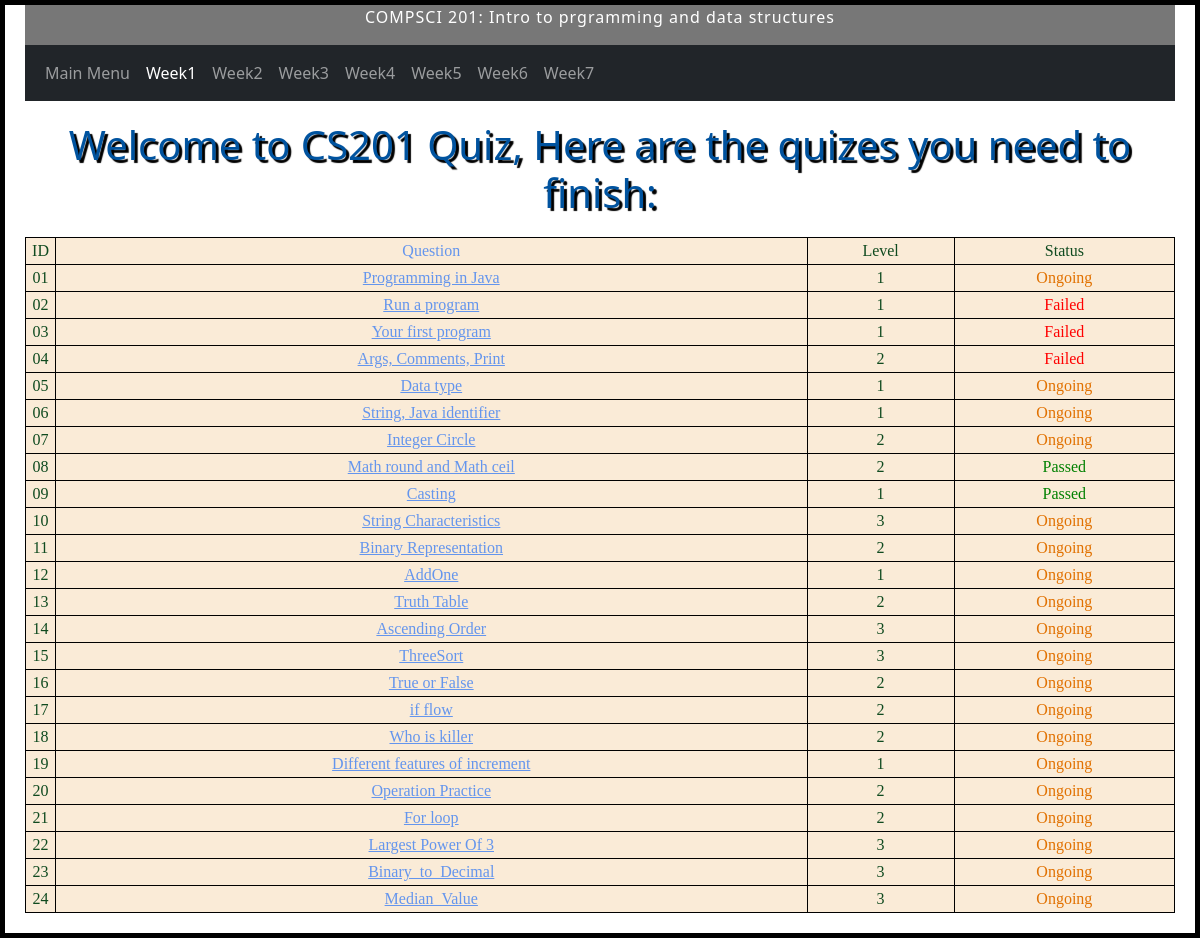
The app's page /content/1/index/week/1 (signed in), older data.
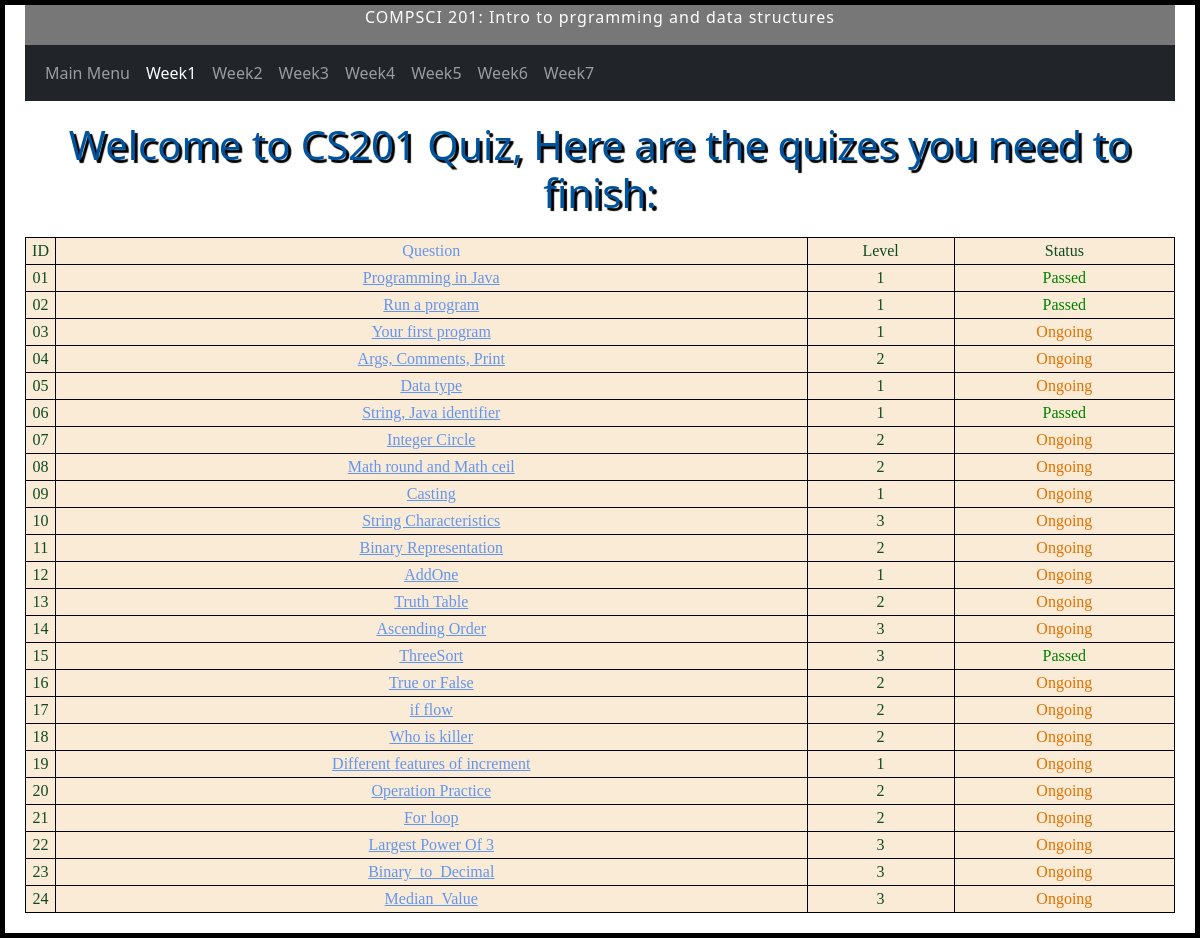
The same page, newer data.
### simple_judge/models.py (models this page shows, shortened)
class Question(models.Model):
    student=models.ForeignKey(Student, on_delete=models.CASCADE)
    question_title=models.CharField(max_length=50)
    question_id=models.IntegerField(default=0)
    ifpassed=models.BooleanField('ifpassed',default=False)
    pub_date=models.DateTimeField('date published', default=datetime.datetime.strptime('2022-7-13 23:59','%Y-%m-%d %H:%M').astimezone(datetime.timezone(datetime.timedelta(hours=8))))
    due_date=models.DateTimeField('date due', default=datetime.datetime.strptime('2022-7-14 23:59','%Y-%m-%d %H:%M').astimezone(datetime.timezone(datetime.timedelta(hours=8))))
    logx=models.TextField()
    submission_times=models.IntegerField(default=5)

class Questiondict(models.Model):
    question_type=models.CharField(max_length=200)
    question_title=models.CharField(max_length=200)
    question_content=models.JSONField('quiz_content')
    question_id=models.IntegerField(default=0)
    question_level=models.IntegerField(default=0)
    question_week=models.IntegerField(default=0)

### quiz/views.py (the view)
# urls.py: path('<int:user_id>/index/week/<int:week>', views.week,name='week'),
def week(request, user_id, week):
    if checkuser(request , user_id) !=True:
       return HttpResponse("You are not allowed to See the Page")
    student=Student.objects.get(student_name=request.user.username)
    context={}
    context['user_id']=user_id
    question_sets=student.question_set.filter(question_id__gte=100*week , question_id__lte=100*(week+1)).order_by('question_id')
    question_dict_sets=[Questiondict.objects.get(question_id=question.question_id) for question in question_sets]
    context['array']=list(zip(question_sets,question_dict_sets))
    context['week']=week
    return render(request, 'quiz/week.html', context)

### quiz/templatetags/my_tags.py (called while the page is built)
@register.filter
def last2(question_id):
    x = str(question_id)
    return x[1:]

### quiz/views.py (called while the page is built)
def checkuser(request,user_id):
    if request.user.username!=Student.objects.get(student_id=user_id).student_name:
        return False
    return True

### quiz/templates/quiz/week.html (shortened to what this page needs)
<!DOCTYPE html>
<html lang="en">
<head>
    {% load static %}
    {% load my_tags %}
    <link rel = "stylesheet" type ="text/css" href = "{% static 'quiz/bootstrap/css/bootstrap.min.css' %}">
    <link rel = "stylesheet" type ="text/css" href = "{% static 'quiz/bootstrap/js/bootstrap.bundle.min.js' %}">
    <link rel = "stylesheet" type ="text/css" href = "{% static 'quiz/style.css' %}">
</head>
<body>
  <div class="topmenu">
    <p>COMPSCI 201: Intro to prgramming and data structures</p>
</div>
    <nav class="navbar navbar-expand navbar-dark bg-dark" aria-label="Second navbar example">
        <div class="container-fluid">
          <div class="collapse navbar-collapse" id="navbarsExample02">
            <ul class="navbar-nav me-auto">
              <li class="nav-item">
                <a class="nav-link"  href="{% url 'quiz:userface' user_id %}">Main Menu</a>
              </li>
              <li class="nav-item">
                {%if week == 1 %}
                <a class="nav-link active" href="{% url 'quiz:week' user_id 1 %}">Week1</a>
                {% else %}
                <a class="nav-link" href="{% url 'quiz:week' user_id 1 %}">Week1</a>
                {% endif %}
              </li>
              <li class="nav-item">
                {%if week == 2 %}
                <a class="nav-link active" href="{% url 'quiz:week' user_id 2 %}">Week2</a>
                {% else %}
                <a class="nav-link " href="{% url 'quiz:week' user_id 2 %}">Week2</a>
                {% endif %}
              </li>
              <li class="nav-item">
                {%if week == 3 %}
                <a class="nav-link active" href="{% url 'quiz:week' user_id 3 %}">Week3</a>
                {% else %}
                <a class="nav-link " href="{% url 'quiz:week' user_id 3 %}">Week3</a>
                {% endif %}
              </li>
              <li class="nav-item">
                {%if week == 4 %}
                <a class="nav-link active" href="{% url 'quiz:week' user_id 4 %}">Week4</a>
                {% else %}
                <a class="nav-link " href="{% url 'quiz:week' user_id 4 %}">Week4</a>
                {% endif %}
              </li>
              <li class="nav-item">
                {%if week == 5 %}
                <a class="nav-link active" href="{% url 'quiz:week' user_id 5 %}">Week5</a>
                {% else %}
                <a class="nav-link " href="{% url 'quiz:week' user_id 5 %}">Week5</a>
                {% endif %}
              </li>
              <li class="nav-item">
                {%if week == 6 %}
                <a class="nav-link active" href="{% url 'quiz:week' user_id 6 %}">Week6</a>
                {% else %}
                <a class="nav-link " href="{% url 'quiz:week' user_id 6 %}">Week6</a>
                {% endif %}
              </li>
              <li class="nav-item">
                {%if week == 7 %}
                <a class="nav-link active" href="{% url 'quiz:week' user_id 7 %}">Week7</a>
                {% else %}
                <a class="nav-link " href="{% url 'quiz:week' user_id 7 %}">Week7</a>
                {% endif %}
              </li>
            </ul>
          </div>
        </div>
      </nav>
        <h1>Welcome to CS201 Quiz, Here are the quizes you need to finish:</h1>
    <div class='questiondiv'>
        <table>
            <tr>
                <td class='level'>ID</td>
                <td class='Question'>Question</td>
                <td class='level'>Level</td>
                <td class='level'> Status</td>
            {% for i,j in array %}
            <tr>
                <td class='level' style="width:30px"> {{i.question_id|last2}}</td>
                <td class='Question'> <a href= '{% url 'quiz:quiz_new' i.question_id %}'>{{i.question_title}}</a> </td>
                <td class= 'level'> {{j.question_level}}</td>
                {% if i.submission_times > 0 %}
                  {% if i.ifpassed %}
                      <td class= 'Times' style="color:green"> Passed</td>
                  {% else %}
                      <td class= 'Times' style="color:rgb(225, 113, 0)"> Ongoing</td>
                  {%endif%}
                {% else %}
                      <td class= 'Times' style="color:red"> Failed </td>
                {%endif%}
            {% endfor %}
        </table>
    </div>
</body>
</html>

### quiz/static/quiz/style.css (style rules this page uses)
html { background-color: #ffffff; }
.topmenu { list-style-type: none; margin: 0; padding: 0; overflow: hidden; background-color:#777; color: white; text-align: center; }
body { width: 1200px; margin: 0 auto; background-color: #ffffff; padding: 0 20px 20px 20px; border: 5px solid black; }
h1 { text-align: center; margin: 0; padding: 20px 0; color: #00539F; text-shadow: 3px 3px 1px black; }
p { text-align:center; font-size:16px; letter-spacing:1px; }
.questiondiv { width:100%; }
table { width:100%; font-family: Consolas; text-overflow: hidden; }
table,th,td { border: 1px solid black; background-color: antiquewhite; }
td { width:400; overflow: hidden; }
.level { text-align: center; color:rgb(15, 74, 31); }
.Question { color:cornflowerblue; text-align: center; }
a { color:cornflowerblue; }
.Times { color:red; text-align:center; }

Row changes from the older to the newer data that the page shows:
changed Question "Programming in Java": submission_times "Ongoing" → "Passed"
changed Question "Run a program": submission_times "Failed" → "Passed"
changed Question "Your first program": submission_times "Failed" → "Ongoing"
changed Question "Args, Comments, Print": submission_times "Failed" → "Ongoing"
changed Question "String, Java identifier": submission_times "Ongoing" → "Passed"
changed Question "Math round and Math ceil": submission_times "Passed" → "Ongoing"
changed Question "Casting": submission_times "Passed" → "Ongoing"
changed Question "ThreeSort": ifpassed "Ongoing" → "Passed"
